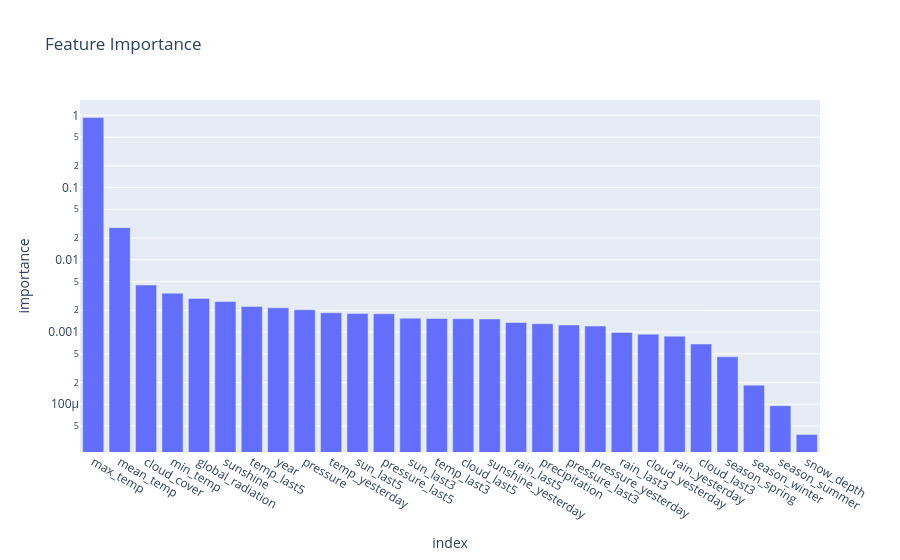

The notebook cell this image was saved under:
### Code cell
fig_importance = px.bar(importance, x='index', y='importance', title='Feature Importance', log_y=True)
fig_importance.show()

### Figure 1 — Plotly figure (JSON) as saved in the notebook; plotly's stock layout.template omitted (floating-point values rounded to 4 significant figures)
{"data": [{"hovertemplate": "index=%{x}<br>importance=%{y}<extra></extra>", "legendgroup": "", "marker": {"color": "#636efa", "pattern": {"shape": ""}}, "name": "", "orientation": "v", "showlegend": false, "textposition": "auto", "type": "bar", "x": ["max_temp", "mean_temp", "cloud_cover", "min_temp", "global_radiation", "sunshine", "temp_last5", "year", "pressure", "temp_yesterday", "sun_last5", "pressure_last5", "sun_last3", "temp_last3", "cloud_last5", "sunshine_yesterday", "rain_last5", "precipitation", "pressure_last3", "pressure_yesterday", "rain_last3", "cloud_yesterday", "rain_yesterday", "cloud_last3", "season_spring", "season_winter", "season_summer", "snow_depth"], "xaxis": "x", "y": [0.9312, 0.02788, 0.004474, 0.003459, 0.002923, 0.002645, 0.002264, 0.002163, 0.002038, 0.001849, 0.001804, 0.001794, 0.001557, 0.001544, 0.001528, 0.001518, 0.001355, 0.001302, 0.001255, 0.001212, 0.0009889, 0.0009344, 0.0008776, 0.0006832, 0.0004545, 0.0001841, 9.554e-05, 3.828e-05], "yaxis": "y"}], "layout": {"barmode": "relative", "legend": {"tracegroupgap": 0}, "title": {"text": "Feature Importance"}, "xaxis": {"anchor": "y", "domain": [0, 1], "title": {"text": "index"}}, "yaxis": {"anchor": "x", "domain": [0, 1], "title": {"text": "importance"}, "type": "log"}}}
